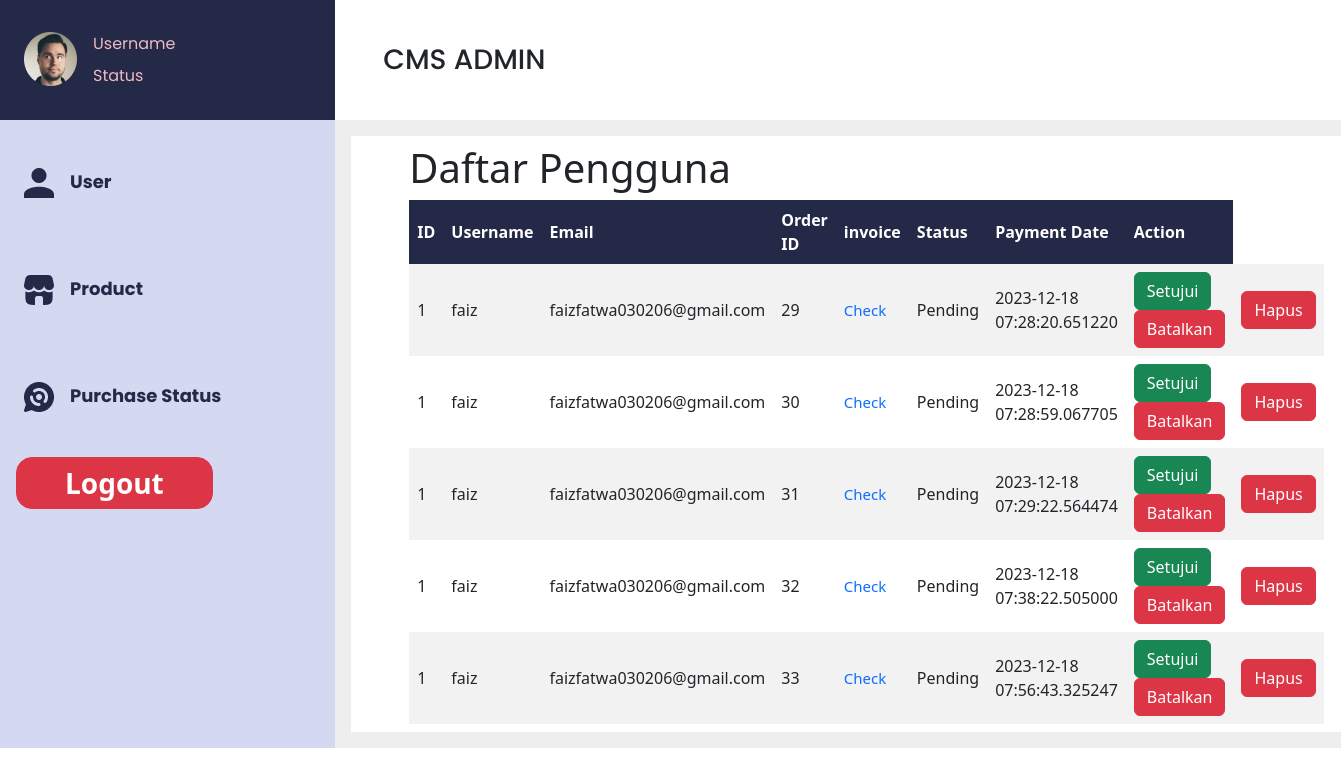
Before: /admin_status (signed in) with the older database file.
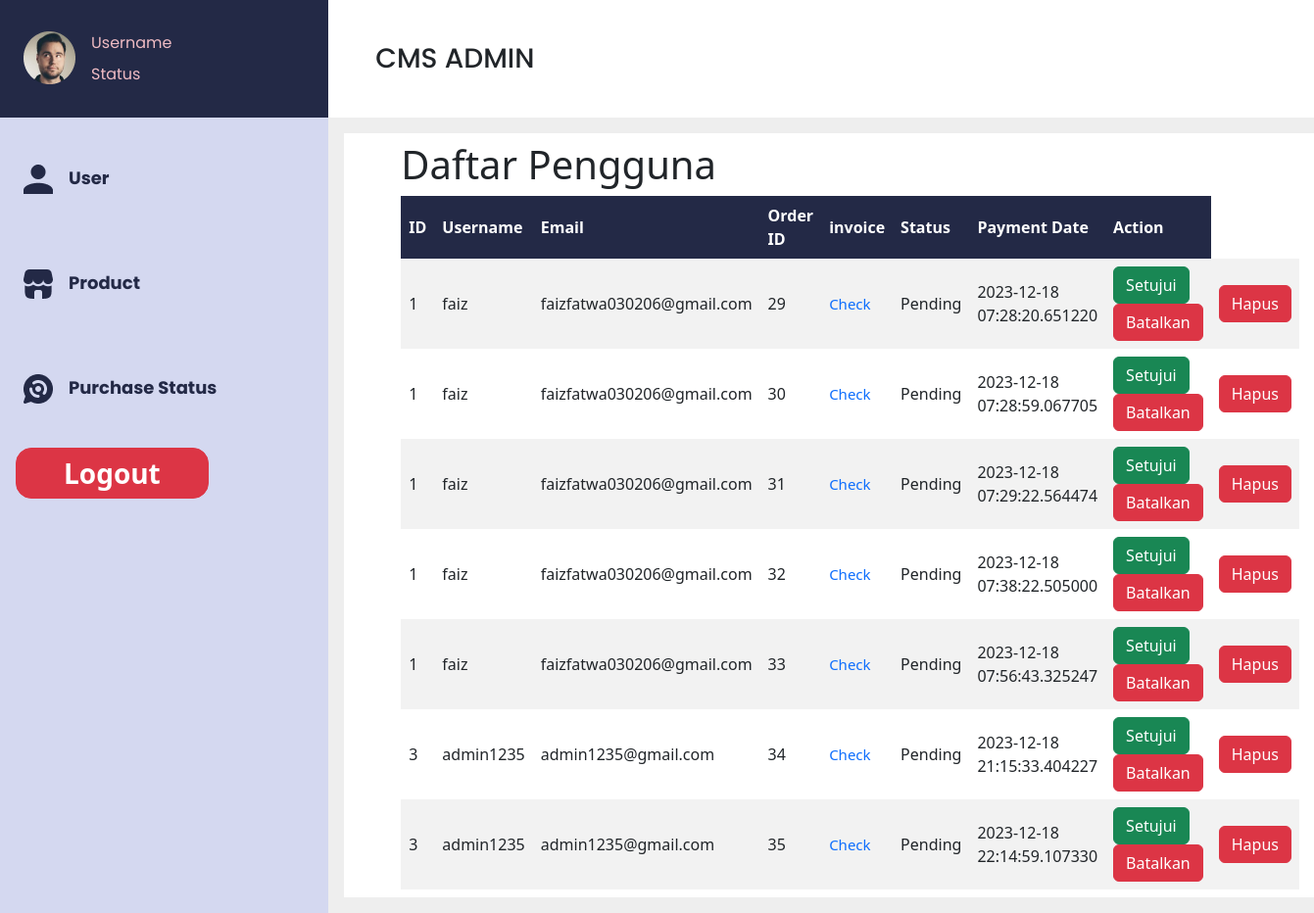
After: the same page with the newer database file.
### models/order_detail.py (models this page shows)
class Order_detail(db.Model):
    __tablename__ = 'order_detail'
    id_order = db.Column(db.Integer, primary_key=True)
    total = db.Column(db.Float)
    order_status = db.Column(db.String(100))
    id_payment = db.Column(db.Integer, db.ForeignKey('payment_detail.id_payment', name='fk_oDetail_payment'))
    id_session = db.Column(db.Integer, db.ForeignKey('session.id_session', name='fk_oDetail_session'))
    payment_detail = db.relationship('Payment_detail', back_populates='order_detail')
    session = db.relationship('session', back_populates='Order_detail')

### models/shopping_session.py (models this page shows)
class session(db.Model):
    id_session = db.Column(db.Integer, primary_key=True)
    id_user = db.Column(db.Integer, db.ForeignKey('user.id_user'), nullable=False)
    is_active = db.Column(db.Boolean, default=True)
    order_items = db.relationship('Order_items', back_populates='session')
    user = relationship("User", backref="session")
    Order_detail = relationship("Order_detail", back_populates="session", uselist=False)

### models/user.py (models this page shows, shortened)
class User(db.Model, UserMixin):
    id_user = db.Column(db.Integer, primary_key=True)
    username = db.Column(db.String(20), nullable=False, unique=True)
    email = db.Column(db.String(120), nullable=False, unique=True)
    password = db.Column(db.String(80), nullable=False)
    fullname = db.Column(db.String(60), nullable=True, unique=False)
    gender = db.Column(db.CHAR(1), nullable=True, unique=False)
    telephone = db.Column(db.Integer, nullable=True, unique=False)
    address = db.Column(db.String(60), nullable=True, unique=False)
    is_admin = db.Column(db.Boolean, default=False)

### models/payment_detail.py (models this page shows)
class Payment_detail(db.Model):
    __tablename__ = 'payment_detail'
    id_payment = db.Column(db.Integer, primary_key=True)
    amount = db.Column(db.Integer)
    payment_method = db.Column(db.String(100))
    bank_name = db.Column(db.String(100))
    account_number = db.Column(db.String(100))
    payment_date = db.Column(db.DateTime, default=datetime.utcnow)
    order_detail = db.relationship('Order_detail', back_populates='payment_detail')

### app.py (the view)
@app.route('/admin_status')
@admin_required
def admin_status():
    orders = Order_detail.query.join(Payment_detail).all()
    return render_template("admin_status.html", orders=orders)

### app.py (called while the page is built)
def admin_required(func):
    @wraps(func)
    def decorated_view(*args, **kwargs):
        if not current_user.is_authenticated or not current_user.is_admin:
            flash("You need to log in as an admin to access this page.", "danger")
            return redirect(url_for('loginadmin'))
        return func(*args, **kwargs)
    return decorated_view

@login_manager.user_loader
def load_user(user_id):
    return User.query.get(int(user_id))

### templates/admin_status.html (shortened to what this page needs)
<!DOCTYPE html>
<html lang="en">
<head>
    <link rel="stylesheet" type="text/css" href="{{ url_for('static', filename='css/crud_admin.css') }}">
    <link href="https://cdn.jsdelivr.net/npm/bootstrap@5.3.2/dist/css/bootstrap.min.css" rel="stylesheet"
>
</head>
<body>
    <div class="d-flex bd-highlight">
        <div class="d-flex flex-column bd-highlight justify-content-center" style="flex: 0 0 25%;">
            <div class="py-4 px-3 d-flex flex-row bd-highlight" style="background-color: #232946;">
                <div class="p-2 bd-highlight"><img src="../static/asset/Ellipse 9.png"></div>
                <div class="p-1 bd-highlight">
                    <div class="d-flex flex-column bd-highlight">
                        <div class="p-1 bd-highlight">Username</div>
                        <div class="p-1 bd-highlight">Status</div>
                    </div>
                </div>
            </div>
        </div>
        <div class="bd-highlight d-flex align-items-center ms-5 mt-3" style="flex: 0 0 70%;">
            <p class="fs-3" style="font-family: 'Poppins', sans-serif; font-weight: 500;">CMS ADMIN</p>
        </div>
    </div>
    <div class="d-flex bd-highlight">
        <div class="d-flex flex-column bd-highlight p-3" style="flex: 0 0 25%; background-color: #D4D8F0;">
            <div class="d-flex flex-row bd-highlight py-4">
                <div class="p-2 bd-highlight"><img src="../static/asset/Vector (3).png" alt=""></div>
                <div class="p-2 bd-highlight"> <a href="{{ url_for('admin_user') }}">
                        <p class="fw-bold">User</p>
                    </a></div>
            </div>
            <div class="d-flex flex-row bd-highlight py-4">
                <div class="p-2 bd-highlight"><img src="../static/asset/Vector (1).png" alt=""></div>
                <div class="p-2 bd-highlight"> <a href="{{ url_for('admin_crud') }}">
                        <p class="fw-bold">Product</p>
                    </a></div>
            </div>
            <div class="d-flex flex-row bd-highlight py-4">
                <div class="p-2 bd-highlight"><img src="../static/asset/Vector (2).png" alt=""></div>
                <div class="p-2 bd-highlight"> <a href="{{ url_for('admin_status') }}">
                        <p class="fw-bold">Purchase Status</p>
                    </a></div>
            </div>
            <form action="{{ url_for('logoutadmin') }}" method="POST">
                <button class="btn btn-danger fw-bold py-1 px-5 fs-3 rounded-4 mb-1" type="submit">Logout</button>
            </form>
        </div>
        <div class="bd-highlight d-flex p-3 w-100" style="flex: 0 0 75%; background-color: #eeeeee;">
            <div class="d-flex flex-column bd-highlight w-100" style="background-color: white;">
                <div class="p-2 bd-highlight me-3 w-100">
                    <h1>Daftar Pengguna</h1>
                    <table>
                        <tr>
                            <th>ID</th>
                            <th>Username</th>
                            <th>Email</th>
                            <th>Order ID</th>
                            <th>invoice</th>
                            <th>Status</th>
                            <th>Payment Date</th>
                            <th>Action</th>
                            <th style="background-color:rgba(0, 0, 0, 0);"></th>
                        </tr>
                        {% for order in orders %}
                        <tr>
                            <td>{{ order.session.id_user }}</td>
                            {% if order.session %}
                            <td>{{ order.session.user.username }}</td>
                            <td>{{ order.session.user.email }}</td>
                        {% else %}
                            <td>N/A</td>
                            <td>N/A</td>
                        {% endif %}
                            <td>{{ order.id_order }}</td>
                            <td><a href="{{ url_for('view_invoice', payment_id=order.id_payment) }}">Check</a></td>
                            <td>
                                {{ order.order_status }}
                            </td>
                            <td>{{ order.payment_detail.payment_date }}</td>
                            <td id="action">
                                <form action="{{ url_for('approve_payment', payment_id=order.id_payment) }}" method="POST">
                                    <button type="submit" class="btn btn-success">Setujui</button>
                                </form>
                                <form action="{{ url_for('disapprove_payment', payment_id=order.id_payment) }}" method="POST">
                                    <button type="submit" class="btn btn-danger">Batalkan</button>
                                </form>
                            </td>
                            <td style="background-color:rgba(0, 0, 0, 0);">
                                <form action="{{ url_for('delete_order', payment_id=order.id_payment) }}" method="POST">
                                    <button type="submit" class="btn btn-danger">Hapus</button>
                                </form>
                            </td>
                        </tr>
                        {% endfor %}
                    </table>
                </div>
            </div>
        </div>
    </div>
</body>
</html>

### static/css/crud_admin.css (style rules this page uses)
* { padding: 0; margin: 0; }
h1 { margin-left: 50px; }
a { color: white; font-size: 15px; text-decoration: none; }
table { margin-left: 50px; border-collapse: collapse; width: 90%; }
th, td { border: 1px solid #dee2e6; padding: 8px; }
th { background-color: #232946; color: #fff; font-weight: bold; }
tr:nth-child(even) { background-color: #f2f2f2; }
tr:nth-child(odd) { background-color: #fff; }

### templates/admin_status.html (style rules this page uses)
.p-1.bd-highlight { font-family: 'Poppins', sans-serif; color: #EEBBC3; font-size: medium; }
p.fw-bold { font-family: 'Poppins', sans-serif; color: #232946; font-weight: bold; font-size: large; }
a { text-decoration: none; }
table button { display: flex; flex-direction: row; border-radius: 10px; align-item: center; justify-content: center; }

Changed rows visible on the page:
added Order_detail: session.id_user "3", session.user.username "admin1235", session.user.email "admin1235@gmail.com", id_order "34", order_status "Pending", payment_detail.payment_date "2023-12-18 21:15:33.404227"
added Order_detail: session.id_user "3", session.user.username "admin1235", session.user.email "admin1235@gmail.com", id_order "35", order_status "Pending", payment_detail.payment_date "2023-12-18 22:14:59.107330"
